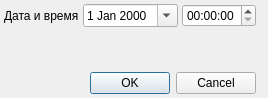
<?xml version="1.0" encoding="UTF-8"?>
<ui version="4.0">
 <class>DateTimeNextEventDialog</class>
 <widget class="QDialog" name="DateTimeNextEventDialog">
  <property name="geometry">
   <rect>
    <x>0</x>
    <y>0</y>
    <width>248</width>
    <height>98</height>
   </rect>
  </property>
  <property name="windowTitle">
   <string>Время выполнения</string>
  </property>
  <layout class="QGridLayout" name="gridLayout">
   <property name="margin">
    <number>4</number>
   </property>
   <property name="spacing">
    <number>4</number>
   </property>
   <item row="0" column="2" colspan="2">
    <widget class="QTimeEdit" name="edtExecTimeNew"/>
   </item>
   <item row="0" column="4" colspan="2">
    <spacer name="horizontalSpacer">
     <property name="orientation">
      <enum>Qt::Horizontal</enum>
     </property>
     <property name="sizeHint" stdset="0">
      <size>
       <width>129</width>
       <height>20</height>
      </size>
     </property>
    </spacer>
   </item>
   <item row="1" column="3">
    <spacer name="verticalSpacer">
     <property name="orientation">
      <enum>Qt::Vertical</enum>
     </property>
     <property name="sizeHint" stdset="0">
      <size>
       <width>20</width>
       <height>1</height>
      </size>
     </property>
    </spacer>
   </item>
   <item row="2" column="0" colspan="4">
    <widget class="QDialogButtonBox" name="buttonBox">
     <property name="orientation">
      <enum>Qt::Horizontal</enum>
     </property>
     <property name="standardButtons">
      <set>QDialogButtonBox::Cancel|QDialogButtonBox::Ok</set>
     </property>
    </widget>
   </item>
   <item row="0" column="0">
    <widget class="QLabel" name="lblExecTimeNew">
     <property name="text">
      <string>Дата и время</string>
     </property>
    </widget>
   </item>
   <item row="0" column="1">
    <widget class="CDateEdit" name="edtExecDateNew">
     <property name="calendarPopup">
      <bool>true</bool>
     </property>
    </widget>
   </item>
   <item row="2" column="4" colspan="2">
    <spacer name="horizontalSpacer_2">
     <property name="orientation">
      <enum>Qt::Horizontal</enum>
     </property>
     <property name="sizeHint" stdset="0">
      <size>
       <width>40</width>
       <height>20</height>
      </size>
     </property>
    </spacer>
   </item>
  </layout>
 </widget>
 <customwidgets>
  <customwidget>
   <class>CDateEdit</class>
   <extends>QDateEdit</extends>
   <header>library/DateEdit.h</header>
  </customwidget>
 </customwidgets>
 <resources/>
 <connections>
  <connection>
   <sender>buttonBox</sender>
   <signal>accepted()</signal>
   <receiver>DateTimeNextEventDialog</receiver>
   <slot>accept()</slot>
   <hints>
    <hint type="sourcelabel">
     <x>248</x>
     <y>254</y>
    </hint>
    <hint type="destinationlabel">
     <x>157</x>
     <y>274</y>
    </hint>
   </hints>
  </connection>
  <connection>
   <sender>buttonBox</sender>
   <signal>rejected()</signal>
   <receiver>DateTimeNextEventDialog</receiver>
   <slot>reject()</slot>
   <hints>
    <hint type="sourcelabel">
     <x>316</x>
     <y>260</y>
    </hint>
    <hint type="destinationlabel">
     <x>286</x>
     <y>274</y>
    </hint>
   </hints>
  </connection>
 </connections>
</ui>
